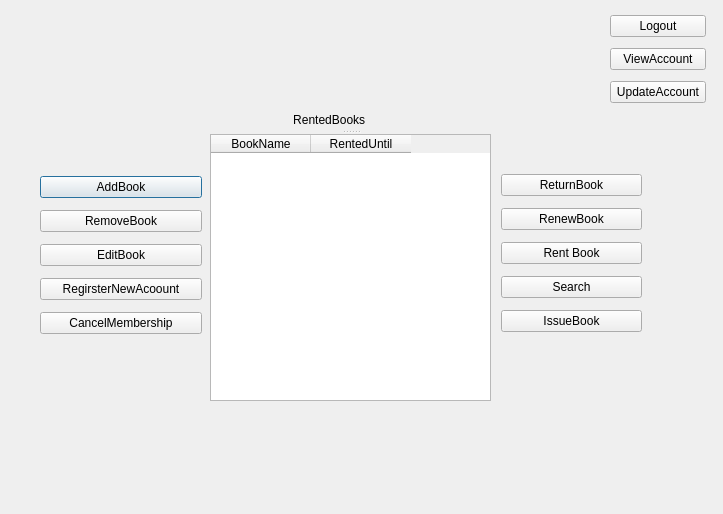
<?xml version="1.0" encoding="UTF-8"?>
<ui version="4.0">
 <class>Window_Librarian</class>
 <widget class="QDialog" name="Window_Librarian">
  <property name="geometry">
   <rect>
    <x>0</x>
    <y>0</y>
    <width>723</width>
    <height>514</height>
   </rect>
  </property>
  <property name="windowTitle">
   <string>Dialog</string>
  </property>
  <widget class="QSplitter" name="splitter">
   <property name="geometry">
    <rect>
     <x>210</x>
     <y>110</y>
     <width>281</width>
     <height>291</height>
    </rect>
   </property>
   <property name="orientation">
    <enum>Qt::Vertical</enum>
   </property>
   <widget class="QLabel" name="label_RentedBooks">
    <property name="text">
     <string>                         RentedBooks</string>
    </property>
   </widget>
   <widget class="QTableWidget" name="tableWidget_RentedBooks">
    <column>
     <property name="text">
      <string>BookName</string>
     </property>
    </column>
    <column>
     <property name="text">
      <string>RentedUntil</string>
     </property>
    </column>
   </widget>
  </widget>
  <widget class="QWidget" name="layoutWidget">
   <property name="geometry">
    <rect>
     <x>40</x>
     <y>170</y>
     <width>162</width>
     <height>170</height>
    </rect>
   </property>
   <layout class="QVBoxLayout" name="verticalLayout_3">
    <item>
     <widget class="QPushButton" name="pushButton_AddBook">
      <property name="text">
       <string>AddBook</string>
      </property>
     </widget>
    </item>
    <item>
     <widget class="QPushButton" name="pushButton_RemoveBook">
      <property name="text">
       <string>RemoveBook</string>
      </property>
     </widget>
    </item>
    <item>
     <widget class="QPushButton" name="pushButton_EditBook">
      <property name="text">
       <string>EditBook</string>
      </property>
     </widget>
    </item>
    <item>
     <widget class="QPushButton" name="pushButton_RegisterNewAccount">
      <property name="text">
       <string>RegirsterNewAcoount</string>
      </property>
     </widget>
    </item>
    <item>
     <widget class="QPushButton" name="pushButton_CancelMembership">
      <property name="text">
       <string>CancelMembership</string>
      </property>
     </widget>
    </item>
   </layout>
  </widget>
  <widget class="QWidget" name="">
   <property name="geometry">
    <rect>
     <x>501</x>
     <y>168</y>
     <width>141</width>
     <height>170</height>
    </rect>
   </property>
   <layout class="QVBoxLayout" name="verticalLayout_2">
    <item>
     <widget class="QPushButton" name="pushButton_ReturnBook">
      <property name="text">
       <string>ReturnBook</string>
      </property>
     </widget>
    </item>
    <item>
     <widget class="QPushButton" name="pushButton_RenewBook">
      <property name="text">
       <string>RenewBook</string>
      </property>
     </widget>
    </item>
    <item>
     <widget class="QPushButton" name="pushButton_ReserveBook">
      <property name="text">
       <string>Rent Book</string>
      </property>
     </widget>
    </item>
    <item>
     <widget class="QPushButton" name="pushButton_Search">
      <property name="text">
       <string>Search</string>
      </property>
     </widget>
    </item>
    <item>
     <widget class="QPushButton" name="pushButton_IssueBook">
      <property name="text">
       <string>IssueBook</string>
      </property>
     </widget>
    </item>
   </layout>
  </widget>
  <widget class="QWidget" name="">
   <property name="geometry">
    <rect>
     <x>610</x>
     <y>10</y>
     <width>96</width>
     <height>100</height>
    </rect>
   </property>
   <layout class="QVBoxLayout" name="verticalLayout">
    <item>
     <widget class="QPushButton" name="pushButton_Logout">
      <property name="text">
       <string>Logout</string>
      </property>
     </widget>
    </item>
    <item>
     <widget class="QPushButton" name="pushButton_ViewAccount">
      <property name="text">
       <string>ViewAccount</string>
      </property>
     </widget>
    </item>
    <item>
     <widget class="QPushButton" name="pushButton_UpdateAccount">
      <property name="text">
       <string>UpdateAccount</string>
      </property>
     </widget>
    </item>
   </layout>
  </widget>
 </widget>
 <resources/>
 <connections/>
</ui>
